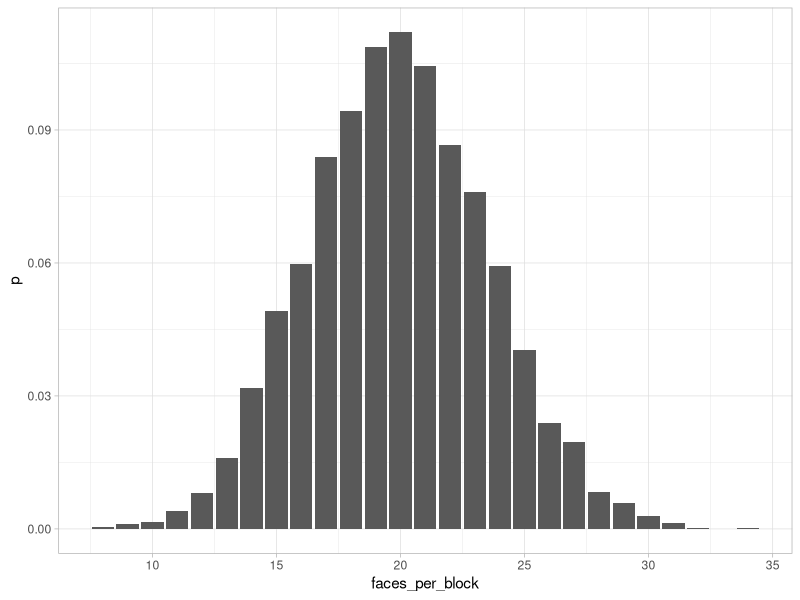

Write R code to recreate this figure.
## ---- chunk 1
library(tidyverse)
knitr::opts_chunk$set(echo = TRUE)
## ---- chunk 2
q1 <- NULL
## ---- chunk 3
q2 <- NULL
## ---- chunk 4
q3 <- NULL
## ---- chunk 5
blocks_5k <- replicate(n = 5000, 
                       sample(0:1, 
                              size = 60, 
                              replace = TRUE, 
                              c(2/3, 1/3)) %>% 
                         sum())

## ---- chunk 6
data5k <- tibble(faces_per_block = blocks_5k) %>% 
  count(faces_per_block) %>%
  mutate(p = n / 5000)

ggplot(data5k, aes(faces_per_block, p)) + #plot
  geom_col() + 
  theme_light()
## ---- chunk 7
q4 <- NULL
## ---- chunk 8
q5 <- NULL
## ---- chunk 9
q6 <- NULL
## ---- chunk 10
q7 <- NULL
